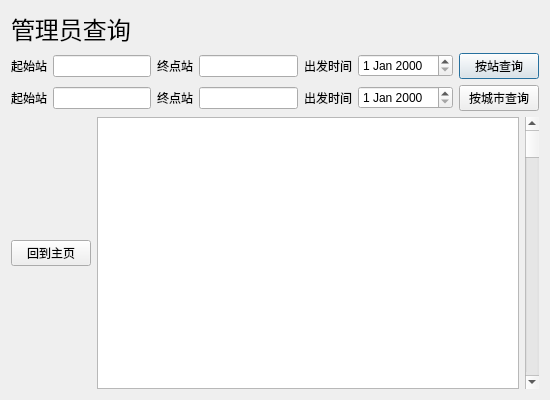
<?xml version="1.0" encoding="UTF-8"?>
<ui version="4.0">
 <class>adminsearch</class>
 <widget class="QDialog" name="adminsearch">
  <property name="geometry">
   <rect>
    <x>0</x>
    <y>0</y>
    <width>550</width>
    <height>400</height>
   </rect>
  </property>
  <property name="windowTitle">
   <string>Dialog</string>
  </property>
  <layout class="QVBoxLayout" name="verticalLayout_2">
   <item>
    <widget class="QLabel" name="label_4">
     <property name="font">
      <font>
       <family>微软雅黑 Light</family>
       <pointsize>18</pointsize>
      </font>
     </property>
     <property name="text">
      <string>管理员查询</string>
     </property>
    </widget>
   </item>
   <item>
    <layout class="QHBoxLayout" name="horizontalLayout">
     <item>
      <widget class="QLabel" name="label">
       <property name="text">
        <string>起始站</string>
       </property>
      </widget>
     </item>
     <item>
      <widget class="QLineEdit" name="start_station_2"/>
     </item>
     <item>
      <widget class="QLabel" name="label_2">
       <property name="text">
        <string>终点站</string>
       </property>
      </widget>
     </item>
     <item>
      <widget class="QLineEdit" name="end_station_2"/>
     </item>
     <item>
      <widget class="QLabel" name="label_3">
       <property name="text">
        <string>出发时间</string>
       </property>
      </widget>
     </item>
     <item>
      <widget class="QDateEdit" name="dateEdit_station"/>
     </item>
     <item>
      <widget class="QPushButton" name="search_by_station">
       <property name="text">
        <string>按站查询</string>
       </property>
      </widget>
     </item>
    </layout>
   </item>
   <item>
    <layout class="QHBoxLayout" name="horizontalLayout_2">
     <item>
      <widget class="QLabel" name="label_5">
       <property name="text">
        <string>起始站</string>
       </property>
      </widget>
     </item>
     <item>
      <widget class="QLineEdit" name="start_city"/>
     </item>
     <item>
      <widget class="QLabel" name="label_6">
       <property name="text">
        <string>终点站</string>
       </property>
      </widget>
     </item>
     <item>
      <widget class="QLineEdit" name="end_city"/>
     </item>
     <item>
      <widget class="QLabel" name="label_7">
       <property name="text">
        <string>出发时间</string>
       </property>
      </widget>
     </item>
     <item>
      <widget class="QDateEdit" name="dateEdit_city"/>
     </item>
     <item>
      <widget class="QPushButton" name="search_by_city">
       <property name="text">
        <string>按城市查询</string>
       </property>
      </widget>
     </item>
    </layout>
   </item>
   <item>
    <layout class="QHBoxLayout" name="horizontalLayout_3">
     <item>
      <layout class="QVBoxLayout" name="verticalLayout">
       <item>
        <widget class="QPushButton" name="back_index">
         <property name="text">
          <string>回到主页</string>
         </property>
        </widget>
       </item>
      </layout>
     </item>
     <item>
      <widget class="QTableWidget" name="tableWidget"/>
     </item>
     <item>
      <widget class="QScrollBar" name="verticalScrollBar">
       <property name="orientation">
        <enum>Qt::Vertical</enum>
       </property>
      </widget>
     </item>
    </layout>
   </item>
  </layout>
 </widget>
 <resources/>
 <connections/>
</ui>
